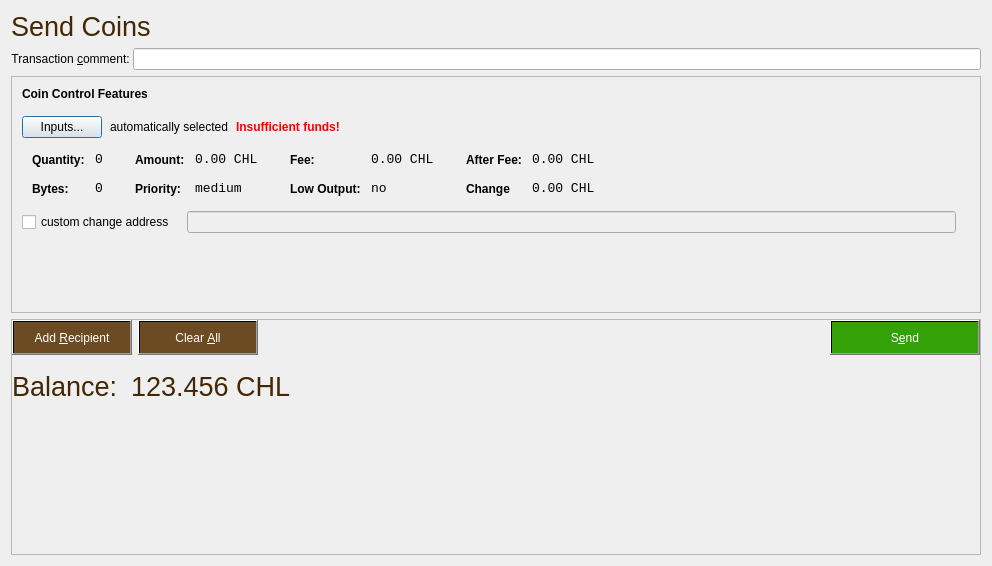
<?xml version="1.0" encoding="UTF-8"?>
<ui version="4.0">
 <class>SendCoinsDialog</class>
 <widget class="QDialog" name="SendCoinsDialog">
  <property name="geometry">
   <rect>
    <x>0</x>
    <y>0</y>
    <width>992</width>
    <height>566</height>
   </rect>
  </property>
  <property name="windowTitle">
   <string>Send Coins</string>
  </property>
  <layout class="QVBoxLayout" name="verticalLayout">
   <item>
    <widget class="QLabel" name="label_2">
     <property name="font">
      <font>
       <pointsize>20</pointsize>
      </font>
     </property>
     <property name="styleSheet">
      <string notr="true">color: rgb(68, 39, 3);</string>
     </property>
     <property name="text">
      <string>Send Coins</string>
     </property>
    </widget>
   </item>
   <item>
    <layout class="QHBoxLayout" name="horizontalLayoutTxComment">
     <property name="spacing">
      <number>0</number>
     </property>
     <item>
      <widget class="QLabel" name="labelTxComment">
       <property name="text">
        <string>Transaction &amp;comment: </string>
       </property>
       <property name="alignment">
        <set>Qt::AlignLeading|Qt::AlignLeft|Qt::AlignRight|Qt::AlignTrailing|Qt::AlignVCenter</set>
       </property>
       <property name="buddy">
        <cstring>editTxComment</cstring>
       </property>
      </widget>
     </item>
     <item>
      <widget class="QValidatedLineEdit" name="editTxComment">
       <property name="enabled">
        <bool>true</bool>
       </property>
       <property name="toolTip">
        <string>Enter a transaction comment  (MAX 256 Characters) (Note: this information is public)</string>
       </property>
      </widget>
     </item>
    </layout>
   </item>
   <item>
    <widget class="QFrame" name="frameCoinControl">
     <property name="sizePolicy">
      <sizepolicy hsizetype="Expanding" vsizetype="Expanding">
       <horstretch>0</horstretch>
       <verstretch>0</verstretch>
      </sizepolicy>
     </property>
     <property name="maximumSize">
      <size>
       <width>16777215</width>
       <height>16777215</height>
      </size>
     </property>
     <property name="frameShape">
      <enum>QFrame::StyledPanel</enum>
     </property>
     <property name="frameShadow">
      <enum>QFrame::Sunken</enum>
     </property>
     <layout class="QVBoxLayout" name="verticalLayoutCoinControl2">
      <property name="spacing">
       <number>6</number>
      </property>
      <property name="leftMargin">
       <number>0</number>
      </property>
      <property name="topMargin">
       <number>0</number>
      </property>
      <property name="rightMargin">
       <number>0</number>
      </property>
      <property name="bottomMargin">
       <number>6</number>
      </property>
      <item>
       <layout class="QVBoxLayout" name="verticalLayoutCoinControl" stretch="0,0,0,0,1">
        <property name="spacing">
         <number>0</number>
        </property>
        <property name="leftMargin">
         <number>10</number>
        </property>
        <property name="topMargin">
         <number>10</number>
        </property>
        <item>
         <layout class="QHBoxLayout" name="horizontalLayoutCoinControl1">
          <property name="bottomMargin">
           <number>15</number>
          </property>
          <item>
           <widget class="QLabel" name="labelCoinControlFeatures">
            <property name="sizePolicy">
             <sizepolicy hsizetype="Preferred" vsizetype="Maximum">
              <horstretch>0</horstretch>
              <verstretch>0</verstretch>
             </sizepolicy>
            </property>
            <property name="font">
             <font>
              <weight>75</weight>
              <bold>true</bold>
             </font>
            </property>
            <property name="styleSheet">
             <string notr="true">font-weight:bold;</string>
            </property>
            <property name="text">
             <string>Coin Control Features</string>
            </property>
           </widget>
          </item>
         </layout>
        </item>
        <item>
         <layout class="QHBoxLayout" name="horizontalLayoutCoinControl2" stretch="0,0,0,0">
          <property name="spacing">
           <number>8</number>
          </property>
          <property name="bottomMargin">
           <number>10</number>
          </property>
          <item>
           <widget class="QPushButton" name="pushButtonCoinControl">
            <property name="styleSheet">
             <string notr="true"/>
            </property>
            <property name="text">
             <string>Inputs...</string>
            </property>
           </widget>
          </item>
          <item>
           <widget class="QLabel" name="labelCoinControlAutomaticallySelected">
            <property name="text">
             <string>automatically selected</string>
            </property>
            <property name="margin">
             <number>5</number>
            </property>
           </widget>
          </item>
          <item>
           <widget class="QLabel" name="labelCoinControlInsuffFunds">
            <property name="font">
             <font>
              <weight>75</weight>
              <bold>true</bold>
             </font>
            </property>
            <property name="styleSheet">
             <string notr="true">color:red;font-weight:bold;</string>
            </property>
            <property name="text">
             <string>Insufficient funds!</string>
            </property>
            <property name="margin">
             <number>5</number>
            </property>
           </widget>
          </item>
          <item>
           <spacer name="horizontalSpacerCoinControl">
            <property name="orientation">
             <enum>Qt::Horizontal</enum>
            </property>
            <property name="sizeHint" stdset="0">
             <size>
              <width>40</width>
              <height>1</height>
             </size>
            </property>
           </spacer>
          </item>
         </layout>
        </item>
        <item>
         <widget class="QWidget" name="widgetCoinControl" native="true">
          <property name="sizePolicy">
           <sizepolicy hsizetype="Preferred" vsizetype="Preferred">
            <horstretch>0</horstretch>
            <verstretch>0</verstretch>
           </sizepolicy>
          </property>
          <property name="minimumSize">
           <size>
            <width>0</width>
            <height>0</height>
           </size>
          </property>
          <property name="styleSheet">
           <string notr="true"/>
          </property>
          <layout class="QHBoxLayout" name="horizontalLayoutCoinControl5">
           <property name="leftMargin">
            <number>0</number>
           </property>
           <property name="topMargin">
            <number>0</number>
           </property>
           <property name="rightMargin">
            <number>0</number>
           </property>
           <property name="bottomMargin">
            <number>0</number>
           </property>
           <item>
            <layout class="QHBoxLayout" name="horizontalLayoutCoinControl3" stretch="0,0,0,1">
             <property name="spacing">
              <number>20</number>
             </property>
             <property name="topMargin">
              <number>0</number>
             </property>
             <property name="bottomMargin">
              <number>10</number>
             </property>
             <item>
              <layout class="QFormLayout" name="formLayoutCoinControl1">
               <property name="horizontalSpacing">
                <number>10</number>
               </property>
               <property name="verticalSpacing">
                <number>14</number>
               </property>
               <property name="leftMargin">
                <number>10</number>
               </property>
               <property name="topMargin">
                <number>4</number>
               </property>
               <property name="rightMargin">
                <number>6</number>
               </property>
               <item row="0" column="0">
                <widget class="QLabel" name="labelCoinControlQuantityText">
                 <property name="styleSheet">
                  <string notr="true">font-weight:bold;</string>
                 </property>
                 <property name="text">
                  <string>Quantity:</string>
                 </property>
                 <property name="margin">
                  <number>0</number>
                 </property>
                </widget>
               </item>
               <item row="0" column="1">
                <widget class="QLabel" name="labelCoinControlQuantity">
                 <property name="font">
                  <font>
                   <family>Monospace</family>
                   <pointsize>10</pointsize>
                  </font>
                 </property>
                 <property name="cursor">
                  <cursorShape>IBeamCursor</cursorShape>
                 </property>
                 <property name="contextMenuPolicy">
                  <enum>Qt::ActionsContextMenu</enum>
                 </property>
                 <property name="text">
                  <string>0</string>
                 </property>
                 <property name="margin">
                  <number>0</number>
                 </property>
                 <property name="textInteractionFlags">
                  <set>Qt::LinksAccessibleByMouse|Qt::TextSelectableByKeyboard|Qt::TextSelectableByMouse</set>
                 </property>
                </widget>
               </item>
               <item row="1" column="0">
                <widget class="QLabel" name="labelCoinControlBytesText">
                 <property name="styleSheet">
                  <string notr="true">font-weight:bold;</string>
                 </property>
                 <property name="text">
                  <string>Bytes:</string>
                 </property>
                </widget>
               </item>
               <item row="1" column="1">
                <widget class="QLabel" name="labelCoinControlBytes">
                 <property name="font">
                  <font>
                   <family>Monospace</family>
                   <pointsize>10</pointsize>
                  </font>
                 </property>
                 <property name="cursor">
                  <cursorShape>IBeamCursor</cursorShape>
                 </property>
                 <property name="contextMenuPolicy">
                  <enum>Qt::ActionsContextMenu</enum>
                 </property>
                 <property name="text">
                  <string>0</string>
                 </property>
                 <property name="textInteractionFlags">
                  <set>Qt::LinksAccessibleByMouse|Qt::TextSelectableByKeyboard|Qt::TextSelectableByMouse</set>
                 </property>
                </widget>
               </item>
              </layout>
             </item>
             <item>
              <layout class="QFormLayout" name="formLayoutCoinControl2">
               <property name="horizontalSpacing">
                <number>10</number>
               </property>
               <property name="verticalSpacing">
                <number>14</number>
               </property>
               <property name="leftMargin">
                <number>6</number>
               </property>
               <property name="topMargin">
                <number>4</number>
               </property>
               <property name="rightMargin">
                <number>6</number>
               </property>
               <item row="0" column="0">
                <widget class="QLabel" name="labelCoinControlAmountText">
                 <property name="styleSheet">
                  <string notr="true">font-weight:bold;</string>
                 </property>
                 <property name="text">
                  <string>Amount:</string>
                 </property>
                 <property name="margin">
                  <number>0</number>
                 </property>
                </widget>
               </item>
               <item row="0" column="1">
                <widget class="QLabel" name="labelCoinControlAmount">
                 <property name="font">
                  <font>
                   <family>Monospace</family>
                   <pointsize>10</pointsize>
                  </font>
                 </property>
                 <property name="cursor">
                  <cursorShape>IBeamCursor</cursorShape>
                 </property>
                 <property name="contextMenuPolicy">
                  <enum>Qt::ActionsContextMenu</enum>
                 </property>
                 <property name="text">
                  <string>0.00 CHL</string>
                 </property>
                 <property name="textInteractionFlags">
                  <set>Qt::LinksAccessibleByMouse|Qt::TextSelectableByKeyboard|Qt::TextSelectableByMouse</set>
                 </property>
                </widget>
               </item>
               <item row="1" column="0">
                <widget class="QLabel" name="labelCoinControlPriorityText">
                 <property name="styleSheet">
                  <string notr="true">font-weight:bold;</string>
                 </property>
                 <property name="text">
                  <string>Priority:</string>
                 </property>
                </widget>
               </item>
               <item row="1" column="1">
                <widget class="QLabel" name="labelCoinControlPriority">
                 <property name="font">
                  <font>
                   <family>Monospace</family>
                   <pointsize>10</pointsize>
                  </font>
                 </property>
                 <property name="cursor">
                  <cursorShape>IBeamCursor</cursorShape>
                 </property>
                 <property name="contextMenuPolicy">
                  <enum>Qt::ActionsContextMenu</enum>
                 </property>
                 <property name="text">
                  <string>medium</string>
                 </property>
                 <property name="textInteractionFlags">
                  <set>Qt::LinksAccessibleByMouse|Qt::TextSelectableByKeyboard|Qt::TextSelectableByMouse</set>
                 </property>
                </widget>
               </item>
              </layout>
             </item>
             <item>
              <layout class="QFormLayout" name="formLayoutCoinControl3">
               <property name="horizontalSpacing">
                <number>10</number>
               </property>
               <property name="verticalSpacing">
                <number>14</number>
               </property>
               <property name="leftMargin">
                <number>6</number>
               </property>
               <property name="topMargin">
                <number>4</number>
               </property>
               <property name="rightMargin">
                <number>6</number>
               </property>
               <item row="0" column="0">
                <widget class="QLabel" name="labelCoinControlFeeText">
                 <property name="styleSheet">
                  <string notr="true">font-weight:bold;</string>
                 </property>
                 <property name="text">
                  <string>Fee:</string>
                 </property>
                 <property name="margin">
                  <number>0</number>
                 </property>
                </widget>
               </item>
               <item row="0" column="1">
                <widget class="QLabel" name="labelCoinControlFee">
                 <property name="font">
                  <font>
                   <family>Monospace</family>
                   <pointsize>10</pointsize>
                  </font>
                 </property>
                 <property name="cursor">
                  <cursorShape>IBeamCursor</cursorShape>
                 </property>
                 <property name="contextMenuPolicy">
                  <enum>Qt::ActionsContextMenu</enum>
                 </property>
                 <property name="text">
                  <string>0.00 CHL</string>
                 </property>
                 <property name="textInteractionFlags">
                  <set>Qt::LinksAccessibleByMouse|Qt::TextSelectableByKeyboard|Qt::TextSelectableByMouse</set>
                 </property>
                </widget>
               </item>
               <item row="1" column="0">
                <widget class="QLabel" name="labelCoinControlLowOutputText">
                 <property name="styleSheet">
                  <string notr="true">font-weight:bold;</string>
                 </property>
                 <property name="text">
                  <string>Low Output:</string>
                 </property>
                </widget>
               </item>
               <item row="1" column="1">
                <widget class="QLabel" name="labelCoinControlLowOutput">
                 <property name="font">
                  <font>
                   <family>Monospace</family>
                   <pointsize>10</pointsize>
                  </font>
                 </property>
                 <property name="cursor">
                  <cursorShape>IBeamCursor</cursorShape>
                 </property>
                 <property name="contextMenuPolicy">
                  <enum>Qt::ActionsContextMenu</enum>
                 </property>
                 <property name="text">
                  <string>no</string>
                 </property>
                 <property name="textInteractionFlags">
                  <set>Qt::LinksAccessibleByMouse|Qt::TextSelectableByKeyboard|Qt::TextSelectableByMouse</set>
                 </property>
                </widget>
               </item>
              </layout>
             </item>
             <item>
              <layout class="QFormLayout" name="formLayoutCoinControl4">
               <property name="horizontalSpacing">
                <number>10</number>
               </property>
               <property name="verticalSpacing">
                <number>14</number>
               </property>
               <property name="leftMargin">
                <number>6</number>
               </property>
               <property name="topMargin">
                <number>4</number>
               </property>
               <property name="rightMargin">
                <number>6</number>
               </property>
               <item row="0" column="0">
                <widget class="QLabel" name="labelCoinControlAfterFeeText">
                 <property name="styleSheet">
                  <string notr="true">font-weight:bold;</string>
                 </property>
                 <property name="text">
                  <string>After Fee:</string>
                 </property>
                 <property name="margin">
                  <number>0</number>
                 </property>
                </widget>
               </item>
               <item row="0" column="1">
                <widget class="QLabel" name="labelCoinControlAfterFee">
                 <property name="font">
                  <font>
                   <family>Monospace</family>
                   <pointsize>10</pointsize>
                  </font>
                 </property>
                 <property name="cursor">
                  <cursorShape>IBeamCursor</cursorShape>
                 </property>
                 <property name="contextMenuPolicy">
                  <enum>Qt::ActionsContextMenu</enum>
                 </property>
                 <property name="text">
                  <string>0.00 CHL</string>
                 </property>
                 <property name="textInteractionFlags">
                  <set>Qt::LinksAccessibleByMouse|Qt::TextSelectableByKeyboard|Qt::TextSelectableByMouse</set>
                 </property>
                </widget>
               </item>
               <item row="1" column="0">
                <widget class="QLabel" name="labelCoinControlChangeText">
                 <property name="styleSheet">
                  <string notr="true">font-weight:bold;</string>
                 </property>
                 <property name="text">
                  <string>Change</string>
                 </property>
                </widget>
               </item>
               <item row="1" column="1">
                <widget class="QLabel" name="labelCoinControlChange">
                 <property name="font">
                  <font>
                   <family>Monospace</family>
                   <pointsize>10</pointsize>
                  </font>
                 </property>
                 <property name="cursor">
                  <cursorShape>IBeamCursor</cursorShape>
                 </property>
                 <property name="contextMenuPolicy">
                  <enum>Qt::ActionsContextMenu</enum>
                 </property>
                 <property name="text">
                  <string>0.00 CHL</string>
                 </property>
                 <property name="textInteractionFlags">
                  <set>Qt::LinksAccessibleByMouse|Qt::TextSelectableByKeyboard|Qt::TextSelectableByMouse</set>
                 </property>
                </widget>
               </item>
              </layout>
             </item>
            </layout>
           </item>
          </layout>
         </widget>
        </item>
        <item>
         <layout class="QHBoxLayout" name="horizontalLayoutCoinControl4" stretch="0,0,0">
          <property name="spacing">
           <number>12</number>
          </property>
          <property name="sizeConstraint">
           <enum>QLayout::SetDefaultConstraint</enum>
          </property>
          <property name="topMargin">
           <number>5</number>
          </property>
          <property name="rightMargin">
           <number>5</number>
          </property>
          <item>
           <widget class="QCheckBox" name="checkBoxCoinControlChange">
            <property name="text">
             <string>custom change address</string>
            </property>
           </widget>
          </item>
          <item>
           <widget class="QLineEdit" name="lineEditCoinControlChange">
            <property name="enabled">
             <bool>false</bool>
            </property>
            <property name="sizePolicy">
             <sizepolicy hsizetype="Expanding" vsizetype="Fixed">
              <horstretch>0</horstretch>
              <verstretch>0</verstretch>
             </sizepolicy>
            </property>
           </widget>
          </item>
          <item>
           <widget class="QLabel" name="labelCoinControlChangeLabel">
            <property name="sizePolicy">
             <sizepolicy hsizetype="Preferred" vsizetype="Expanding">
              <horstretch>0</horstretch>
              <verstretch>0</verstretch>
             </sizepolicy>
            </property>
            <property name="minimumSize">
             <size>
              <width>0</width>
              <height>0</height>
             </size>
            </property>
            <property name="text">
             <string/>
            </property>
            <property name="margin">
             <number>3</number>
            </property>
           </widget>
          </item>
         </layout>
        </item>
        <item>
         <spacer name="verticalSpacerCoinControl">
          <property name="orientation">
           <enum>Qt::Vertical</enum>
          </property>
          <property name="sizeHint" stdset="0">
           <size>
            <width>800</width>
            <height>1</height>
           </size>
          </property>
         </spacer>
        </item>
       </layout>
      </item>
     </layout>
    </widget>
   </item>
   <item>
    <widget class="QScrollArea" name="scrollArea">
     <property name="widgetResizable">
      <bool>true</bool>
     </property>
     <widget class="QWidget" name="scrollAreaWidgetContents">
      <property name="geometry">
       <rect>
        <x>0</x>
        <y>0</y>
        <width>972</width>
        <height>235</height>
       </rect>
      </property>
      <layout class="QVBoxLayout" name="verticalLayout_2">
       <property name="leftMargin">
        <number>0</number>
       </property>
       <property name="topMargin">
        <number>0</number>
       </property>
       <property name="rightMargin">
        <number>0</number>
       </property>
       <property name="bottomMargin">
        <number>0</number>
       </property>
       <item>
        <layout class="QVBoxLayout" name="entries">
         <property name="spacing">
          <number>6</number>
         </property>
        </layout>
       </item>
       <item>
        <layout class="QHBoxLayout" name="horizontalLayout">
         <item>
          <widget class="QPushButton" name="addButton">
           <property name="minimumSize">
            <size>
             <width>120</width>
             <height>35</height>
            </size>
           </property>
           <property name="toolTip">
            <string>&lt;font style=&quot;color:black;&quot;&gt;Send to multiple recipients at once&lt;/font&gt;</string>
           </property>
           <property name="styleSheet">
            <string notr="true">background-color: qlineargradient(spread:pad, x1:0, y1:0, x2:1, y2:0, stop:0 rgba(109, 75, 34, 255));
color: rgb(255, 255, 255);</string>
           </property>
           <property name="text">
            <string>Add &amp;Recipient</string>
           </property>
           <property name="icon">
            <iconset resource="../Chingeling.qrc">
             <normaloff>:/icons/add</normaloff>:/icons/add</iconset>
           </property>
           <property name="autoDefault">
            <bool>false</bool>
           </property>
          </widget>
         </item>
         <item>
          <widget class="QPushButton" name="clearButton">
           <property name="sizePolicy">
            <sizepolicy hsizetype="Minimum" vsizetype="Fixed">
             <horstretch>0</horstretch>
             <verstretch>0</verstretch>
            </sizepolicy>
           </property>
           <property name="minimumSize">
            <size>
             <width>120</width>
             <height>35</height>
            </size>
           </property>
           <property name="toolTip">
            <string>&lt;font style=&quot;color:black;&quot;&gt;Remove all transaction fields&lt;/font&gt;</string>
           </property>
           <property name="styleSheet">
            <string notr="true">background-color: qlineargradient(spread:pad, x1:0, y1:0, x2:1, y2:0, stop:0 rgba(109, 75, 34, 255));
color: rgb(255, 255, 255);</string>
           </property>
           <property name="text">
            <string>Clear &amp;All</string>
           </property>
           <property name="icon">
            <iconset resource="../Chingeling.qrc">
             <normaloff>:/icons/remove</normaloff>:/icons/remove</iconset>
           </property>
           <property name="autoRepeatDelay">
            <number>300</number>
           </property>
           <property name="autoDefault">
            <bool>false</bool>
           </property>
          </widget>
         </item>
         <item>
          <spacer name="horizontalSpacer">
           <property name="orientation">
            <enum>Qt::Horizontal</enum>
           </property>
           <property name="sizeHint" stdset="0">
            <size>
             <width>40</width>
             <height>20</height>
            </size>
           </property>
          </spacer>
         </item>
         <item>
          <widget class="QPushButton" name="sendButton">
           <property name="minimumSize">
            <size>
             <width>150</width>
             <height>35</height>
            </size>
           </property>
           <property name="toolTip">
            <string>&lt;font style=&quot;color:black;&quot;&gt;Confirm the send action&lt;/font&gt;</string>
           </property>
           <property name="styleSheet">
            <string notr="true">background-color: qlineargradient(spread:pad, x1:0, y1:0, x2:1, y2:0, stop:0.227273 rgba(52, 161, 9, 255));
color: rgb(255, 255, 255);</string>
           </property>
           <property name="text">
            <string>S&amp;end</string>
           </property>
           <property name="icon">
            <iconset resource="../Chingeling.qrc">
             <normaloff>:/icons/send</normaloff>:/icons/send</iconset>
           </property>
           <property name="default">
            <bool>true</bool>
           </property>
          </widget>
         </item>
        </layout>
       </item>
       <item>
        <spacer name="horizontalSpacer_3">
         <property name="orientation">
          <enum>Qt::Horizontal</enum>
         </property>
         <property name="sizeHint" stdset="0">
          <size>
           <width>40</width>
           <height>10</height>
          </size>
         </property>
        </spacer>
       </item>
       <item>
        <layout class="QHBoxLayout" name="horizontalLayout_2">
         <property name="spacing">
          <number>3</number>
         </property>
         <item>
          <widget class="QLabel" name="label">
           <property name="sizePolicy">
            <sizepolicy hsizetype="Preferred" vsizetype="Fixed">
             <horstretch>0</horstretch>
             <verstretch>0</verstretch>
            </sizepolicy>
           </property>
           <property name="font">
            <font>
             <pointsize>20</pointsize>
            </font>
           </property>
           <property name="styleSheet">
            <string notr="true">color: rgb(68, 39, 3);</string>
           </property>
           <property name="text">
            <string>Balance:</string>
           </property>
          </widget>
         </item>
         <item>
          <spacer name="horizontalSpacer_4">
           <property name="orientation">
            <enum>Qt::Horizontal</enum>
           </property>
           <property name="sizeType">
            <enum>QSizePolicy::Preferred</enum>
           </property>
           <property name="sizeHint" stdset="0">
            <size>
             <width>10</width>
             <height>20</height>
            </size>
           </property>
          </spacer>
         </item>
         <item>
          <widget class="QLabel" name="labelBalance">
           <property name="sizePolicy">
            <sizepolicy hsizetype="Preferred" vsizetype="Fixed">
             <horstretch>0</horstretch>
             <verstretch>0</verstretch>
            </sizepolicy>
           </property>
           <property name="font">
            <font>
             <pointsize>20</pointsize>
            </font>
           </property>
           <property name="cursor">
            <cursorShape>IBeamCursor</cursorShape>
           </property>
           <property name="styleSheet">
            <string notr="true">color: rgb(68, 39, 3);</string>
           </property>
           <property name="text">
            <string>123.456 CHL</string>
           </property>
           <property name="textInteractionFlags">
            <set>Qt::LinksAccessibleByMouse|Qt::TextSelectableByKeyboard|Qt::TextSelectableByMouse</set>
           </property>
          </widget>
         </item>
         <item>
          <spacer name="horizontalSpacer_2">
           <property name="orientation">
            <enum>Qt::Horizontal</enum>
           </property>
           <property name="sizeHint" stdset="0">
            <size>
             <width>40</width>
             <height>20</height>
            </size>
           </property>
          </spacer>
         </item>
        </layout>
       </item>
       <item>
        <spacer name="verticalSpacer">
         <property name="orientation">
          <enum>Qt::Vertical</enum>
         </property>
         <property name="sizeHint" stdset="0">
          <size>
           <width>20</width>
           <height>40</height>
          </size>
         </property>
        </spacer>
       </item>
      </layout>
     </widget>
    </widget>
   </item>
  </layout>
 </widget>
 <customwidgets>
  <customwidget>
   <class>QValidatedLineEdit</class>
   <extends>QLineEdit</extends>
   <header>qvalidatedlineedit.h</header>
  </customwidget>
 </customwidgets>
 <resources>
  <include location="../Chingeling.qrc"/>
 </resources>
 <connections/>
</ui>
